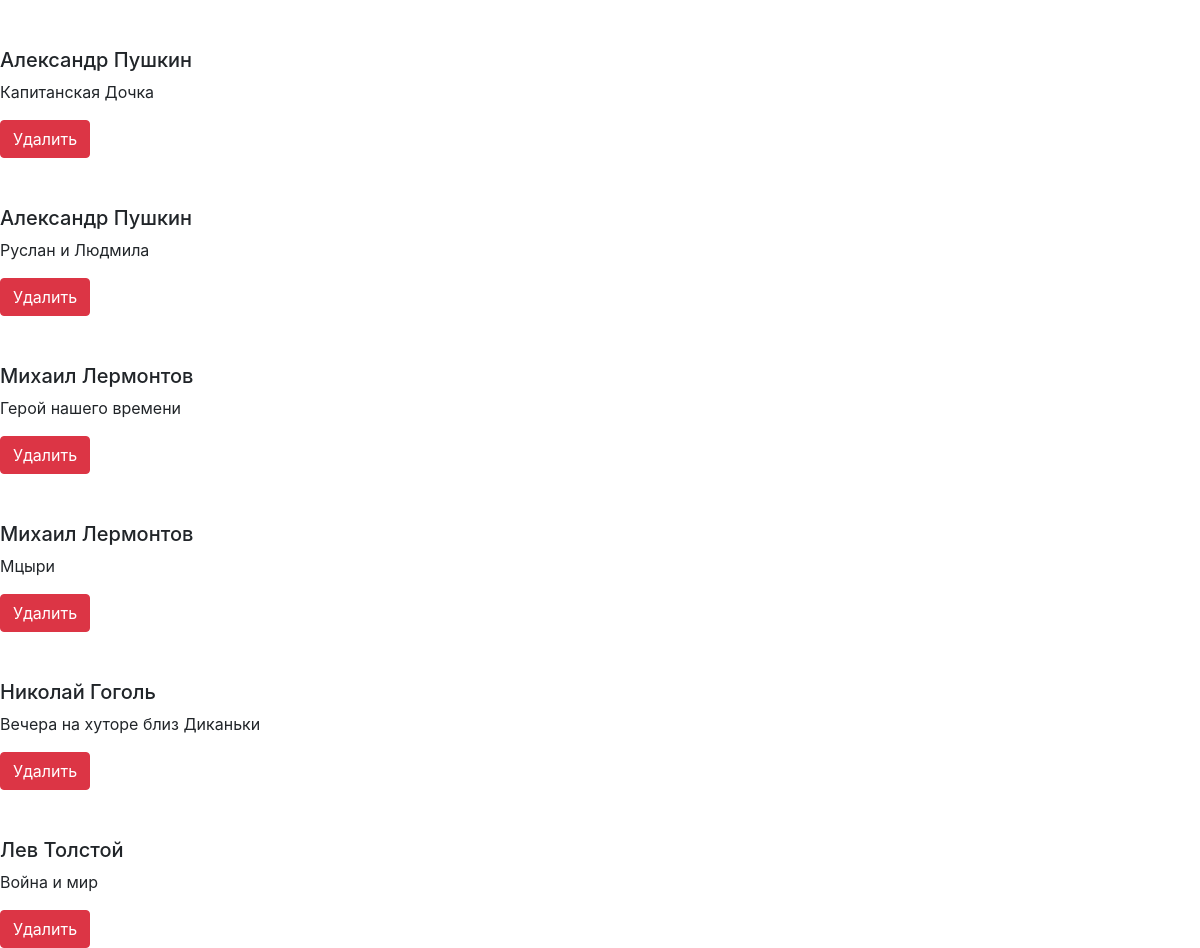
The page / on the database its author committed.
### tables this page shows
CREATE TABLE `books` (
  `id` int(10) NOT NULL,
  `book` varchar(355) NOT NULL,
  `author_id` int(11) NOT NULL
);

CREATE TABLE `authors` (
  `id` int(10) NOT NULL,
  `author` varchar(355) NOT NULL
);

### index.php (the view, shortened to what this page needs)
<!DOCTYPE html>
<html>
<head>
	<link rel="stylesheet" href="https://cdn.jsdelivr.net/npm/bootstrap@4.5.3/dist/css/bootstrap.min.css">
</head>
<body>
	<?php
		$con = mysqli_connect('127.0.0.1', 'root', '', '37lesson');
		$q = mysqli_query($con, "SELECT * FROM books INNER JOIN authors ON books.author_id = authors.id");
		$num = mysqli_num_rows($q);
		for ($i=0; $i < $num; $i++) {
			$str = $q -> fetch_assoc();
	 ?>
	 <h5 class="mt-5">
	 	<?php echo $str['author']; ?>
	 </h5>
	 <p>
	 	<?php echo $str['book']; ?>
	 </p>
	 <form action="delete_author.php" method="GET">
	 	<button class="btn btn-danger">
	 		Удалить
	 	</button>
	 </form>
	 <?php
	 	}
	  ?>
</body>
</html>

### rows shown on the page
books: author.author "Александр Пушкин", book "Капитанская Дочка"
books: author.author "Александр Пушкин", book "Руслан и Людмила"
books: author.author "Михаил Лермонтов", book "Герой нашего времени"
books: author.author "Михаил Лермонтов", book "Мцыри"
books: author.author "Николай Гоголь", book "Вечера на хуторе близ Диканьки"
books: author.author "Лев Толстой", book "Война и мир"
